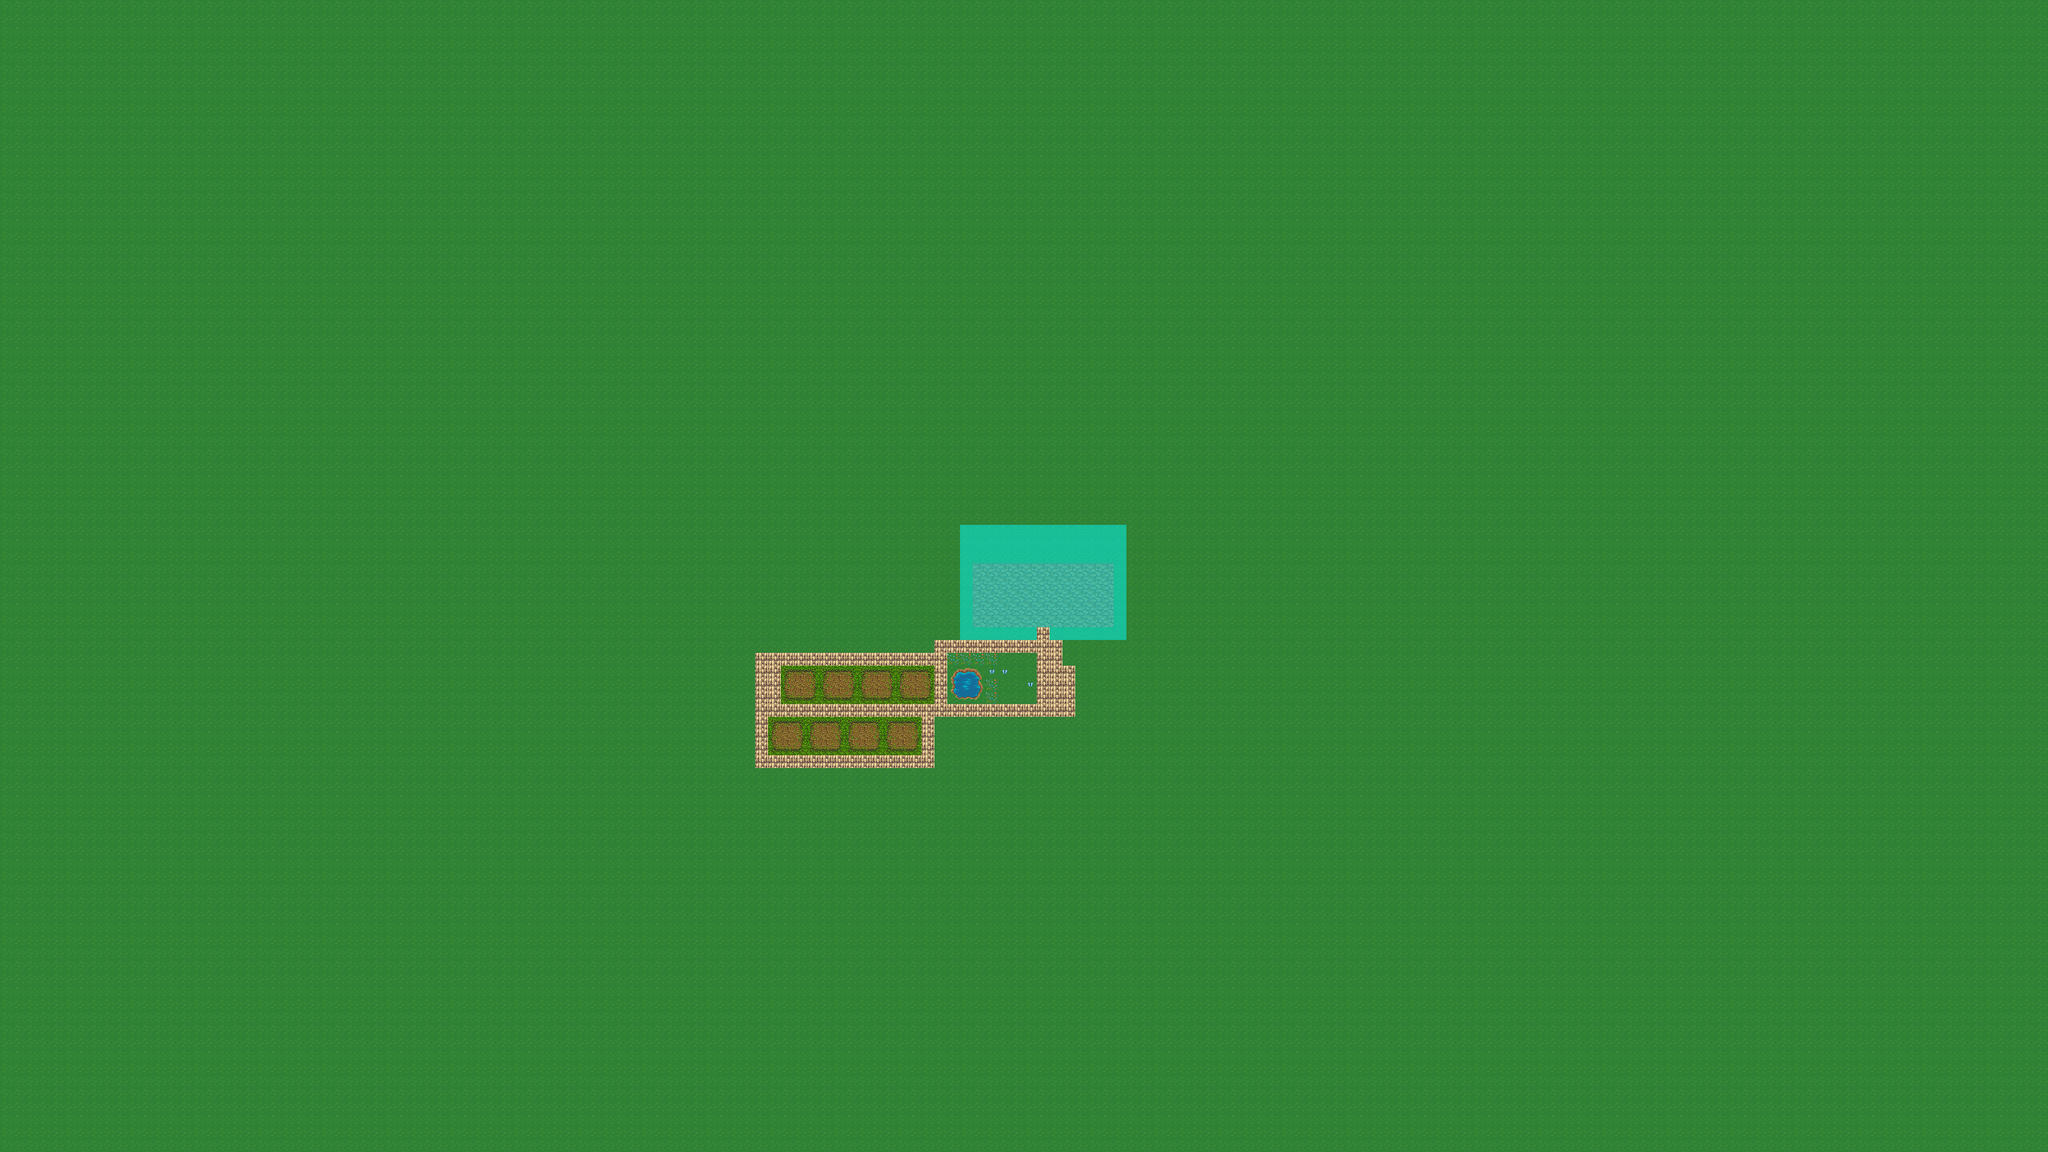

A 2D game scene composited from a Tiled map and its tileset images. What follows is a short description and the map's XML, with each tile layer's data collapsed to a summary:
An orthogonal 160x90 tile map with 32x32 px tiles, 3 tile layers (ground, module_view, paths), 4 tilesets and 3 objects (sub_map, door, player_spawn).

<map version="1.0" orientation="orthogonal" renderorder="right-down" width="160" height="90" tilewidth="32" tileheight="32" nextobjectid="20">
 <tileset firstgid="1" name="forest_tiles" tilewidth="32" tileheight="32">
  <image source="../res/img/tiles/forest_tiles.png" width="512" height="512" />
 </tileset>
 <tileset firstgid="257" name="PathAndObjects_0" tilewidth="32" tileheight="32">
  <image source="../res/img/tiles/PathAndObjects_0.png" width="512" height="512" />
 </tileset>
 <tileset firstgid="513" name="colors" tilewidth="32" tileheight="32">
  <image source="../res/img/tiles/colors.png" width="192" height="224" />
 </tileset>
 <tileset firstgid="555" name="transparent-bg-tiles" tilewidth="32" tileheight="32">
  <image source="../res/img/tiles/transparent-bg-tiles.png" width="352" height="288" />
 </tileset>
 <layer name="ground" width="160" height="90">
  <data>[14400 cells, 14400 non-empty, 2 distinct tile ids]</data>
 </layer>
 <objectgroup name="objects">
  <object id="15" name="home0" type="sub_map" gid="543" x="2400" y="1344">
   <properties>
    <property name="id" value="0" />
    <property name="sub_map" value="house0_f0" />
   </properties>
  </object>
  <object id="18" name="home0_door" type="door" gid="543" x="2592" y="1536">
   <properties>
    <property name="id" value="0" />
    <property name="parent" value="home0" />
    <property name="sprite" value="door" />
   </properties>
  </object>
  <object id="19" name="spawn" type="player_spawn" gid="525" x="2592" y="1728" />
 </objectgroup>
 <layer name="module_view" width="160" height="90" opacity="0.49">
  <data>[14400 cells, 117 non-empty, 1 distinct tile ids]</data>
 </layer>
 <layer name="paths" width="160" height="90">
  <data>[14400 cells, 181 non-empty, 21 distinct tile ids]</data>
 </layer>
</map>
